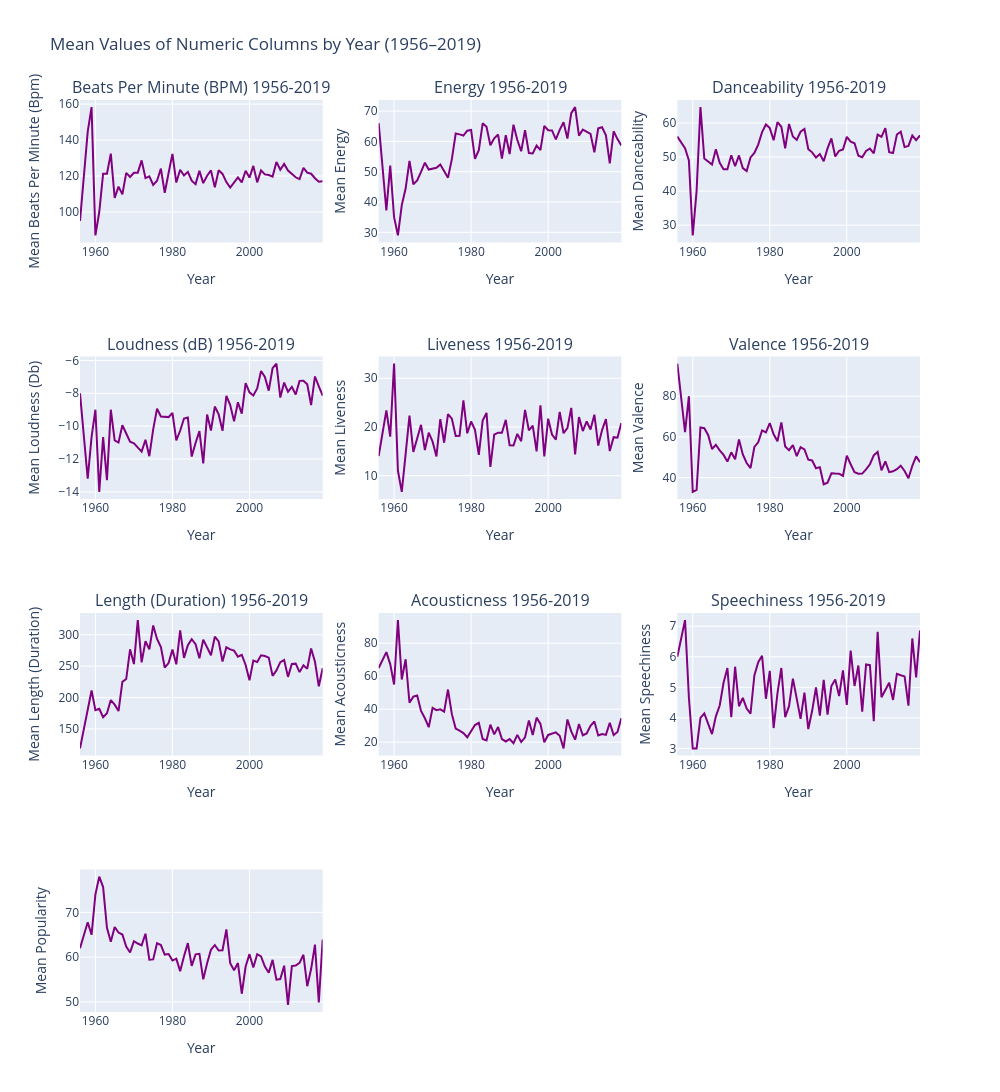

Here is the notebook cell this chart was saved with:
### Code cell
numeric_columns = df.select_dtypes(include='number').columns.tolist()[:-2]
n = len(numeric_columns)
cols = 3
rows = -(-n // 3)

fig = make_subplots(
    rows=rows,
    cols=cols,
    shared_xaxes=True,
    subplot_titles=[f"{col} 1956-2019" for col in numeric_columns[1:-1]] #Exclude ordinal field 'Genre Cluster ID'
)

# Loop through and add traces
for i, col in enumerate(numeric_columns[1:]):
    row = i // cols + 1
    col_pos = i % cols + 1
    year_group = df.groupby('Year')[col].mean()
    fig.add_trace(
        go.Scatter(
            x=year_group.index,
            y=year_group.values,
            mode='lines',
            name=col,
            line=dict(color='purple')
        ),
        row=row,
        col=col_pos
    )

# Layout adjustments
fig.update_layout(
    height=300*rows,
    width=1000,
    title_text="Mean Values of Numeric Columns by Year (1956–2019)",
    showlegend=False
)

# Add axis labels
for i, col in enumerate(numeric_columns[1:]):
    row = i // cols + 1
    col_pos = i % cols + 1
    fig.update_xaxes(title_text='Year', row=row, col=col_pos, showticklabels=True)
    fig.update_yaxes(title_text=f'Mean {col.title()}', row=row, col=col_pos, showticklabels=True)

fig.show()

### Figure 1 — Plotly figure (JSON) as saved in the notebook; plotly's stock layout.template omitted (floating-point values rounded to 4 significant figures)
{"data": [{"line": {"color": "purple"}, "mode": "lines", "name": "Beats Per Minute (BPM)", "type": "scatter", "x": [1956, 1958, 1959, 1960, 1961, 1962, 1963, 1964, 1965, 1966, 1967, 1968, 1969, 1970, 1971, 1972, 1973, 1974, 1975, 1976, 1977, 1978, 1979, 1980, 1981, 1982, 1983, 1984, 1985, 1986, 1987, 1988, 1989, 1990, 1991, 1992, 1993, 1994, 1995, 1996, 1997, 1998, 1999, 2000, 2001, 2002, 2003, 2004, 2005, 2006, 2007, 2008, 2009, 2010, 2011, 2012, 2013, 2014, 2015, 2016, 2017, 2018, 2019], "xaxis": "x", "y": [95, 144.6, 158.3, 87, 100, 121.3, 121.3, 132.4, 107.8, 114.1, 109.8, 121.7, 119.5, 121.8, 121.9, 128.7, 118.8, 119.8, 115.1, 117.4, 124.1, 110.7, 121.7, 132.3, 116.4, 123.5, 120.3, 122.3, 117.4, 115.5, 122.9, 116.1, 120.2, 123.1, 113.7, 123.2, 121.2, 116.6, 113.6, 116.2, 119.3, 116.5, 122.9, 119.2, 125.7, 116.5, 123.1, 120.9, 120.5, 119.7, 127.9, 123.5, 126.7, 123.0, 121.1, 119.3, 118.2, 124.6, 121.9, 121.3, 118.8, 116.9, 117.0], "yaxis": "y"}, {"line": {"color": "purple"}, "mode": "lines", "name": "Energy", "type": "scatter", "x": [1956, 1958, 1959, 1960, 1961, 1962, 1963, 1964, 1965, 1966, 1967, 1968, 1969, 1970, 1971, 1972, 1973, 1974, 1975, 1976, 1977, 1978, 1979, 1980, 1981, 1982, 1983, 1984, 1985, 1986, 1987, 1988, 1989, 1990, 1991, 1992, 1993, 1994, 1995, 1996, 1997, 1998, 1999, 2000, 2001, 2002, 2003, 2004, 2005, 2006, 2007, 2008, 2009, 2010, 2011, 2012, 2013, 2014, 2015, 2016, 2017, 2018, 2019], "xaxis": "x2", "y": [66, 37.2, 52, 35, 29, 39, 44.43, 53.56, 45.87, 47.15, 49.97, 52.96, 50.71, 50.95, 51.28, 52.38, 50.07, 48.04, 54.17, 62.58, 62.31, 61.94, 63.52, 63.78, 54.27, 57.09, 65.97, 64.84, 58.71, 61, 62.26, 54.37, 62.03, 55.84, 65.5, 60.46, 56.75, 63.72, 56.18, 56.04, 58.63, 57.13, 65.14, 63.7, 63.63, 60.66, 63.82, 66.33, 60.93, 69.33, 71.31, 61.91, 63.86, 63.27, 62.48, 56.41, 64.29, 64.65, 62, 52.74, 63.33, 60.75, 58.67], "yaxis": "y2"}, {"line": {"color": "purple"}, "mode": "lines", "name": "Danceability", "type": "scatter", "x": [1956, 1958, 1959, 1960, 1961, 1962, 1963, 1964, 1965, 1966, 1967, 1968, 1969, 1970, 1971, 1972, 1973, 1974, 1975, 1976, 1977, 1978, 1979, 1980, 1981, 1982, 1983, 1984, 1985, 1986, 1987, 1988, 1989, 1990, 1991, 1992, 1993, 1994, 1995, 1996, 1997, 1998, 1999, 2000, 2001, 2002, 2003, 2004, 2005, 2006, 2007, 2008, 2009, 2010, 2011, 2012, 2013, 2014, 2015, 2016, 2017, 2018, 2019], "xaxis": "x3", "y": [56, 52.6, 49, 27, 40, 64.67, 49.57, 48.67, 47.8, 52.3, 48.32, 46.44, 46.42, 50.52, 47.3, 50.48, 46.76, 45.87, 49.89, 51.19, 53.65, 57.32, 59.58, 58.51, 54.93, 60.25, 58.9, 52.57, 59.74, 56.02, 55.02, 57.43, 58.24, 52.32, 51.38, 49.86, 50.89, 48.76, 52.54, 55.46, 50.17, 51.84, 52.21, 55.94, 54.5, 54.06, 50.39, 49.93, 51.82, 52.48, 51.11, 56.61, 55.95, 58.52, 51.41, 51.17, 56.63, 57.44, 52.93, 53.29, 56.33, 54.98, 56.38], "yaxis": "y3"}, {"line": {"color": "purple"}, "mode": "lines", "name": "Loudness (dB)", "type": "scatter", "x": [1956, 1958, 1959, 1960, 1961, 1962, 1963, 1964, 1965, 1966, 1967, 1968, 1969, 1970, 1971, 1972, 1973, 1974, 1975, 1976, 1977, 1978, 1979, 1980, 1981, 1982, 1983, 1984, 1985, 1986, 1987, 1988, 1989, 1990, 1991, 1992, 1993, 1994, 1995, 1996, 1997, 1998, 1999, 2000, 2001, 2002, 2003, 2004, 2005, 2006, 2007, 2008, 2009, 2010, 2011, 2012, 2013, 2014, 2015, 2016, 2017, 2018, 2019], "xaxis": "x4", "y": [-8, -13.2, -10.67, -9, -14, -10.67, -13.29, -9, -10.87, -11, -9.946, -10.41, -10.95, -11.05, -11.3, -11.55, -10.83, -11.83, -10.19, -8.935, -9.412, -9.452, -9.45, -9.189, -10.87, -10.28, -9.533, -9.477, -11.85, -11.02, -10.3, -12.27, -9.294, -10.26, -8.808, -9.286, -10.29, -8.16, -8.718, -9.708, -8.543, -9.244, -7.379, -7.939, -8.133, -7.702, -6.643, -7, -7.841, -6.475, -6.194, -8.259, -7.349, -7.909, -7.609, -8.073, -7.244, -7.233, -7.452, -8.714, -6.978, -7.577, -8.143], "yaxis": "y4"}, {"line": {"color": "purple"}, "mode": "lines", "name": "Liveness", "type": "scatter", "x": [1956, 1958, 1959, 1960, 1961, 1962, 1963, 1964, 1965, 1966, 1967, 1968, 1969, 1970, 1971, 1972, 1973, 1974, 1975, 1976, 1977, 1978, 1979, 1980, 1981, 1982, 1983, 1984, 1985, 1986, 1987, 1988, 1989, 1990, 1991, 1992, 1993, 1994, 1995, 1996, 1997, 1998, 1999, 2000, 2001, 2002, 2003, 2004, 2005, 2006, 2007, 2008, 2009, 2010, 2011, 2012, 2013, 2014, 2015, 2016, 2017, 2018, 2019], "xaxis": "x5", "y": [14, 23.4, 18, 33, 11, 6.667, 14.43, 22.33, 14.87, 17.4, 20.43, 15.26, 18.82, 16.98, 13.95, 21.62, 16.76, 22.65, 21.69, 18.13, 18.18, 25.45, 18.7, 21.11, 19.4, 14.28, 21.3, 22.89, 11.79, 18.4, 18.83, 18.8, 21.47, 16.21, 16.19, 18.57, 17.07, 23.48, 19.28, 20.25, 14.97, 24.44, 13.93, 21.7, 18.43, 17.4, 23.11, 18.71, 19.75, 23.93, 14.36, 22.04, 19.16, 21.12, 19.48, 22.51, 16.17, 19.35, 21.6, 15.06, 17.89, 17.79, 20.81], "yaxis": "y5"}, {"line": {"color": "purple"}, "mode": "lines", "name": "Valence", "type": "scatter", "x": [1956, 1958, 1959, 1960, 1961, 1962, 1963, 1964, 1965, 1966, 1967, 1968, 1969, 1970, 1971, 1972, 1973, 1974, 1975, 1976, 1977, 1978, 1979, 1980, 1981, 1982, 1983, 1984, 1985, 1986, 1987, 1988, 1989, 1990, 1991, 1992, 1993, 1994, 1995, 1996, 1997, 1998, 1999, 2000, 2001, 2002, 2003, 2004, 2005, 2006, 2007, 2008, 2009, 2010, 2011, 2012, 2013, 2014, 2015, 2016, 2017, 2018, 2019], "xaxis": "x6", "y": [96, 62.4, 80, 33, 34, 64.67, 64.29, 61, 54.07, 56.15, 53.43, 51.15, 47.89, 52.42, 49.05, 58.76, 51.34, 47.17, 44.69, 55.06, 57.31, 63.23, 62.23, 66.81, 61.27, 57.84, 67.13, 55.27, 53.47, 55.93, 50.52, 54.93, 53.82, 48.79, 48.42, 44.6, 45.14, 36.72, 37.49, 42.12, 41.97, 41.96, 40.83, 50.79, 46.57, 42.68, 41.96, 41.98, 44.05, 46.58, 50.94, 52.59, 43.56, 47.97, 42.7, 43.1, 44.15, 45.84, 43.24, 39.71, 45.73, 50.42, 47.52], "yaxis": "y6"}, {"line": {"color": "purple"}, "mode": "lines", "name": "Length (Duration)", "type": "scatter", "x": [1956, 1958, 1959, 1960, 1961, 1962, 1963, 1964, 1965, 1966, 1967, 1968, 1969, 1970, 1971, 1972, 1973, 1974, 1975, 1976, 1977, 1978, 1979, 1980, 1981, 1982, 1983, 1984, 1985, 1986, 1987, 1988, 1989, 1990, 1991, 1992, 1993, 1994, 1995, 1996, 1997, 1998, 1999, 2000, 2001, 2002, 2003, 2004, 2005, 2006, 2007, 2008, 2009, 2010, 2011, 2012, 2013, 2014, 2015, 2016, 2017, 2018, 2019], "xaxis": "x7", "y": [119, 184.8, 211.3, 180, 182, 168.7, 175, 196, 188.6, 178.5, 224.9, 229.5, 276.9, 253.3, 323.3, 255.9, 289.8, 276.9, 314.8, 293.4, 280.5, 247.9, 254.9, 276.4, 253, 307.2, 263.2, 283.3, 293.0, 285.1, 262.5, 292.3, 278.6, 267.3, 296.9, 289.4, 257.4, 280.1, 276.8, 274.8, 265.0, 268.0, 252.0, 227.6, 258.9, 256.7, 267.3, 266.2, 263.6, 234.5, 243.2, 256.4, 259.7, 233.0, 253.5, 254, 240.5, 251.4, 246.0, 278.1, 257.1, 217.9, 246.8], "yaxis": "y7"}, {"line": {"color": "purple"}, "mode": "lines", "name": "Acousticness", "type": "scatter", "x": [1956, 1958, 1959, 1960, 1961, 1962, 1963, 1964, 1965, 1966, 1967, 1968, 1969, 1970, 1971, 1972, 1973, 1974, 1975, 1976, 1977, 1978, 1979, 1980, 1981, 1982, 1983, 1984, 1985, 1986, 1987, 1988, 1989, 1990, 1991, 1992, 1993, 1994, 1995, 1996, 1997, 1998, 1999, 2000, 2001, 2002, 2003, 2004, 2005, 2006, 2007, 2008, 2009, 2010, 2011, 2012, 2013, 2014, 2015, 2016, 2017, 2018, 2019], "xaxis": "x8", "y": [65, 74.6, 67.33, 55, 94, 58, 70.29, 44, 47.6, 48.3, 38.92, 34.48, 29.08, 40.83, 39.42, 39.9, 38.48, 51.91, 37, 28.26, 26.98, 25.55, 22.98, 26.62, 30.4, 31.75, 21.97, 21.07, 30.62, 24.71, 29.15, 21.93, 20.44, 21.84, 19.33, 24.43, 20.07, 22.96, 33.21, 24.33, 34.89, 31.11, 19.97, 24.39, 25.23, 25.91, 23.89, 16.24, 33.77, 26.52, 21.53, 30.96, 24.19, 25.27, 29.91, 32.54, 24.05, 24.98, 24.43, 31.77, 24.36, 26.19, 34.57], "yaxis": "y8"}, {"line": {"color": "purple"}, "mode": "lines", "name": "Speechiness", "type": "scatter", "x": [1956, 1958, 1959, 1960, 1961, 1962, 1963, 1964, 1965, 1966, 1967, 1968, 1969, 1970, 1971, 1972, 1973, 1974, 1975, 1976, 1977, 1978, 1979, 1980, 1981, 1982, 1983, 1984, 1985, 1986, 1987, 1988, 1989, 1990, 1991, 1992, 1993, 1994, 1995, 1996, 1997, 1998, 1999, 2000, 2001, 2002, 2003, 2004, 2005, 2006, 2007, 2008, 2009, 2010, 2011, 2012, 2013, 2014, 2015, 2016, 2017, 2018, 2019], "xaxis": "x9", "y": [6, 7.2, 4.667, 3, 3, 4, 4.143, 3.778, 3.467, 4.05, 4.405, 5.148, 5.632, 4.025, 5.674, 4.379, 4.655, 4.304, 4.139, 5.387, 5.824, 6.032, 4.625, 5.541, 3.667, 4.812, 5.633, 4.023, 4.382, 5.286, 4.63, 3.967, 4.824, 3.632, 4.231, 5, 4.071, 5.24, 4.103, 5.042, 5.257, 4.711, 5.552, 4.424, 6.2, 5.043, 5.714, 4.2, 5.75, 5.725, 3.889, 6.815, 4.674, 4.939, 5.152, 4.585, 5.439, 5.395, 5.357, 4.4, 6.6, 5.327, 6.857], "yaxis": "y9"}, {"line": {"color": "purple"}, "mode": "lines", "name": "Popularity", "type": "scatter", "x": [1956, 1958, 1959, 1960, 1961, 1962, 1963, 1964, 1965, 1966, 1967, 1968, 1969, 1970, 1971, 1972, 1973, 1974, 1975, 1976, 1977, 1978, 1979, 1980, 1981, 1982, 1983, 1984, 1985, 1986, 1987, 1988, 1989, 1990, 1991, 1992, 1993, 1994, 1995, 1996, 1997, 1998, 1999, 2000, 2001, 2002, 2003, 2004, 2005, 2006, 2007, 2008, 2009, 2010, 2011, 2012, 2013, 2014, 2015, 2016, 2017, 2018, 2019], "xaxis": "x10", "y": [62, 67.8, 65, 74, 78, 75.67, 66.57, 63.44, 66.73, 65.5, 65.05, 62.37, 61.05, 63.58, 63.05, 62.62, 65.24, 59.43, 59.5, 63.13, 62.71, 60.58, 60.7, 59.24, 59.67, 56.88, 60.2, 63.14, 58.06, 60.62, 60.74, 55.03, 58.65, 61.68, 62.71, 61.49, 61.54, 66.2, 58.64, 57.08, 58.69, 51.82, 57.9, 60.67, 57.67, 60.66, 60.18, 57.91, 56.52, 59.4, 54.97, 55.11, 58.09, 49.33, 58, 58.12, 58.71, 60.53, 53.5, 57.34, 62.8, 49.87, 63.95], "yaxis": "y10"}], "layout": {"annotations": [{"font": {"size": 16}, "showarrow": false, "text": "Beats Per Minute (BPM) 1956-2019", "x": 0.1444, "xanchor": "center", "xref": "paper", "y": 1, "yanchor": "bottom", "yref": "paper"}, {"font": {"size": 16}, "showarrow": false, "text": "Energy 1956-2019", "x": 0.5, "xanchor": "center", "xref": "paper", "y": 1, "yanchor": "bottom", "yref": "paper"}, {"font": {"size": 16}, "showarrow": false, "text": "Danceability 1956-2019", "x": 0.8556, "xanchor": "center", "xref": "paper", "y": 1, "yanchor": "bottom", "yref": "paper"}, {"font": {"size": 16}, "showarrow": false, "text": "Loudness (dB) 1956-2019", "x": 0.1444, "xanchor": "center", "xref": "paper", "y": 0.7188, "yanchor": "bottom", "yref": "paper"}, {"font": {"size": 16}, "showarrow": false, "text": "Liveness 1956-2019", "x": 0.5, "xanchor": "center", "xref": "paper", "y": 0.7188, "yanchor": "bottom", "yref": "paper"}, {"font": {"size": 16}, "showarrow": false, "text": "Valence 1956-2019", "x": 0.8556, "xanchor": "center", "xref": "paper", "y": 0.7188, "yanchor": "bottom", "yref": "paper"}, {"font": {"size": 16}, "showarrow": false, "text": "Length (Duration) 1956-2019", "x": 0.1444, "xanchor": "center", "xref": "paper", "y": 0.4375, "yanchor": "bottom", "yref": "paper"}, {"font": {"size": 16}, "showarrow": false, "text": "Acousticness 1956-2019", "x": 0.5, "xanchor": "center", "xref": "paper", "y": 0.4375, "yanchor": "bottom", "yref": "paper"}, {"font": {"size": 16}, "showarrow": false, "text": "Speechiness 1956-2019", "x": 0.8556, "xanchor": "center", "xref": "paper", "y": 0.4375, "yanchor": "bottom", "yref": "paper"}], "height": 1200, "showlegend": false, "title": {"text": "Mean Values of Numeric Columns by Year (1956–2019)"}, "width": 1000, "xaxis": {"anchor": "y", "autorange": true, "domain": [0, 0.2889], "matches": "x10", "range": [1956, 2019], "showticklabels": true, "title": {"text": "Year"}, "type": "linear"}, "xaxis10": {"anchor": "y10", "autorange": true, "domain": [0, 0.2889], "range": [1956, 2019], "showticklabels": true, "title": {"text": "Year"}, "type": "linear"}, "xaxis11": {"anchor": "y11", "autorange": true, "domain": [0.3556, 0.6444], "range": [1956, 2019]}, "xaxis12": {"anchor": "y12", "autorange": true, "domain": [0.7111, 1], "range": [1956, 2019]}, "xaxis2": {"anchor": "y2", "autorange": true, "domain": [0.3556, 0.6444], "matches": "x11", "range": [1956, 2019], "showticklabels": true, "title": {"text": "Year"}, "type": "linear"}, "xaxis3": {"anchor": "y3", "autorange": true, "domain": [0.7111, 1], "matches": "x12", "range": [1956, 2019], "showticklabels": true, "title": {"text": "Year"}, "type": "linear"}, "xaxis4": {"anchor": "y4", "autorange": true, "domain": [0, 0.2889], "matches": "x10", "range": [1956, 2019], "showticklabels": true, "title": {"text": "Year"}, "type": "linear"}, "xaxis5": {"anchor": "y5", "autorange": true, "domain": [0.3556, 0.6444], "matches": "x11", "range": [1956, 2019], "showticklabels": true, "title": {"text": "Year"}, "type": "linear"}, "xaxis6": {"anchor": "y6", "autorange": true, "domain": [0.7111, 1], "matches": "x12", "range": [1956, 2019], "showticklabels": true, "title": {"text": "Year"}, "type": "linear"}, "xaxis7": {"anchor": "y7", "autorange": true, "domain": [0, 0.2889], "matches": "x10", "range": [1956, 2019], "showticklabels": true, "title": {"text": "Year"}, "type": "linear"}, "xaxis8": {"anchor": "y8", "autorange": true, "domain": [0.3556, 0.6444], "matches": "x11", "range": [1956, 2019], "showticklabels": true, "title": {"text": "Year"}, "type": "linear"}, "xaxis9": {"anchor": "y9", "autorange": true, "domain": [0.7111, 1], "matches": "x12", "range": [1956, 2019], "showticklabels": true, "title": {"text": "Year"}, "type": "linear"}, "yaxis": {"anchor": "x", "autorange": true, "domain": [0.8438, 1], "range": [83.04, 162.3], "showticklabels": true, "title": {"text": "Mean Beats Per Minute (Bpm)"}, "type": "linear"}, "yaxis10": {"anchor": "x10", "autorange": true, "domain": [0, 0.1562], "range": [47.74, 79.59], "showticklabels": true, "title": {"text": "Mean Popularity"}, "type": "linear"}, "yaxis11": {"anchor": "x11", "domain": [0, 0.1562]}, "yaxis12": {"anchor": "x12", "domain": [0, 0.1562]}, "yaxis2": {"anchor": "x2", "autorange": true, "domain": [0.8438, 1], "range": [26.65, 73.66], "showticklabels": true, "title": {"text": "Mean Energy"}, "type": "linear"}, "yaxis3": {"anchor": "x3", "autorange": true, "domain": [0.8438, 1], "range": [24.91, 66.76], "showticklabels": true, "title": {"text": "Mean Danceability"}, "type": "linear"}, "yaxis4": {"anchor": "x4", "autorange": true, "domain": [0.5625, 0.7188], "range": [-14.43, -5.761], "showticklabels": true, "title": {"text": "Mean Loudness (Db)"}, "type": "linear"}, "yaxis5": {"anchor": "x5", "autorange": true, "domain": [0.5625, 0.7188], "range": [5.204, 34.46], "showticklabels": true, "title": {"text": "Mean Liveness"}, "type": "linear"}, "yaxis6": {"anchor": "x6", "autorange": true, "domain": [0.5625, 0.7188], "range": [29.5, 99.5], "showticklabels": true, "title": {"text": "Mean Valence"}, "type": "linear"}, "yaxis7": {"anchor": "x7", "autorange": true, "domain": [0.2812, 0.4375], "range": [107.6, 334.7], "showticklabels": true, "title": {"text": "Mean Length (Duration)"}, "type": "linear"}, "yaxis8": {"anchor": "x8", "autorange": true, "domain": [0.2812, 0.4375], "range": [11.92, 98.32], "showticklabels": true, "title": {"text": "Mean Acousticness"}, "type": "linear"}, "yaxis9": {"anchor": "x9", "autorange": true, "domain": [0.2812, 0.4375], "range": [2.767, 7.433], "showticklabels": true, "title": {"text": "Mean Speechiness"}, "type": "linear"}}}
